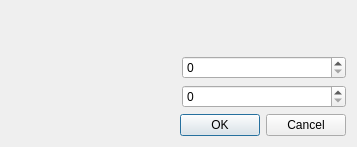
<?xml version="1.0" encoding="UTF-8"?>
<ui version="4.0">
 <class>dlgRange</class>
 <widget class="QDialog" name="dlgRange">
  <property name="geometry">
   <rect>
    <x>0</x>
    <y>0</y>
    <width>357</width>
    <height>147</height>
   </rect>
  </property>
  <property name="windowTitle">
   <string>Dialog</string>
  </property>
  <layout class="QVBoxLayout" name="vlCentral">
   <item>
    <widget class="QLabel" name="lbLabel">
     <property name="text">
      <string/>
     </property>
    </widget>
   </item>
   <item>
    <layout class="QHBoxLayout" name="hlMin">
     <item>
      <widget class="QLabel" name="lbMin">
       <property name="text">
        <string/>
       </property>
      </widget>
     </item>
     <item>
      <widget class="QSpinBox" name="spBoxMin"/>
     </item>
    </layout>
   </item>
   <item>
    <layout class="QHBoxLayout" name="hlMax">
     <item>
      <widget class="QLabel" name="lbMax">
       <property name="text">
        <string/>
       </property>
      </widget>
     </item>
     <item>
      <widget class="QSpinBox" name="spBoxMax"/>
     </item>
    </layout>
   </item>
   <item>
    <widget class="QDialogButtonBox" name="btnBox">
     <property name="orientation">
      <enum>Qt::Horizontal</enum>
     </property>
     <property name="standardButtons">
      <set>QDialogButtonBox::Cancel|QDialogButtonBox::Ok</set>
     </property>
    </widget>
   </item>
  </layout>
 </widget>
 <resources/>
 <connections>
  <connection>
   <sender>btnBox</sender>
   <signal>accepted()</signal>
   <receiver>dlgRange</receiver>
   <slot>accept()</slot>
   <hints>
    <hint type="sourcelabel">
     <x>248</x>
     <y>254</y>
    </hint>
    <hint type="destinationlabel">
     <x>157</x>
     <y>274</y>
    </hint>
   </hints>
  </connection>
  <connection>
   <sender>btnBox</sender>
   <signal>rejected()</signal>
   <receiver>dlgRange</receiver>
   <slot>reject()</slot>
   <hints>
    <hint type="sourcelabel">
     <x>316</x>
     <y>260</y>
    </hint>
    <hint type="destinationlabel">
     <x>286</x>
     <y>274</y>
    </hint>
   </hints>
  </connection>
 </connections>
</ui>
